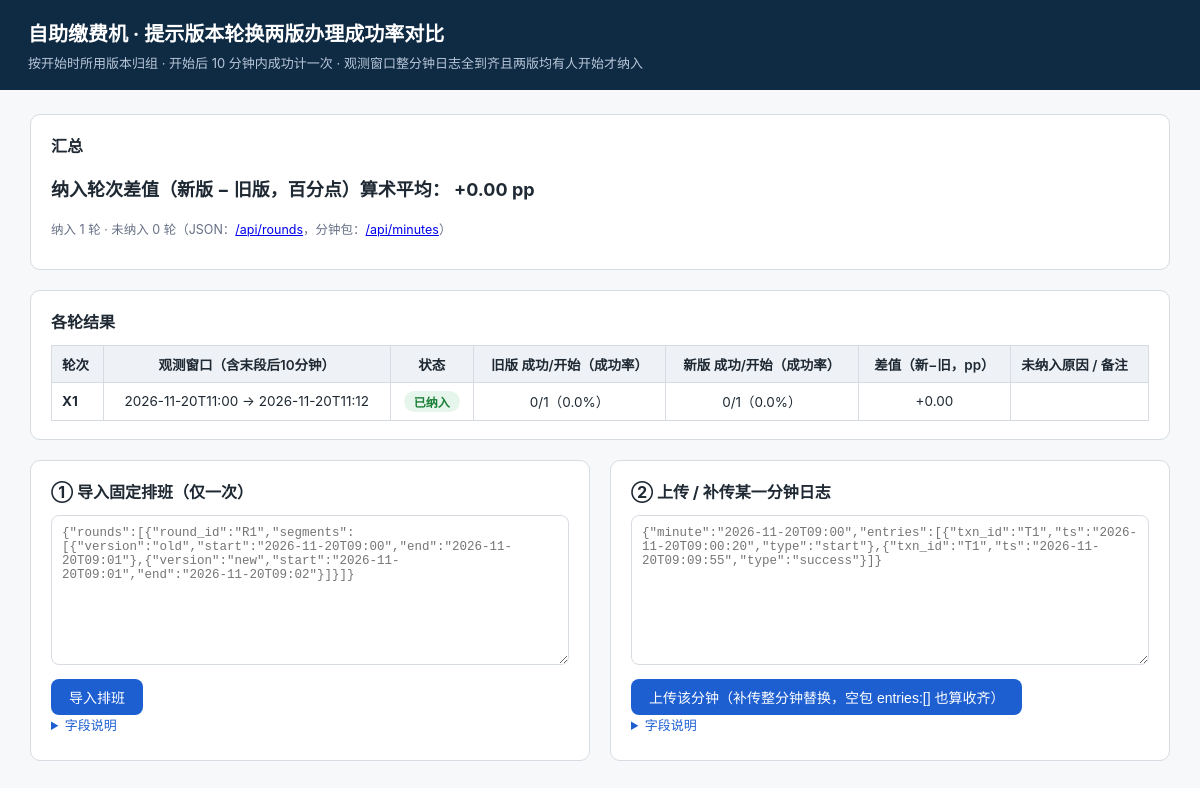
The page / on the database its author committed.
### tables this page shows
CREATE TABLE round_stats (
    round_id          TEXT PRIMARY KEY REFERENCES rounds(round_id) ON DELETE CASCADE,
    status            TEXT NOT NULL CHECK (status IN ('included','excluded')),
    reason            TEXT,
    old_starts        INTEGER NOT NULL DEFAULT 0,
    old_successes     INTEGER NOT NULL DEFAULT 0,
    old_rate          REAL,
    new_starts        INTEGER NOT NULL DEFAULT 0,
    new_successes     INTEGER NOT NULL DEFAULT 0,
    new_rate          REAL,
    diff_pp           REAL,  -- 新版减旧版，百分点
    updated_at        TEXT NOT NULL DEFAULT (datetime('now'))
);

CREATE TABLE rounds (
    round_id        TEXT PRIMARY KEY,
    window_start_min INTEGER NOT NULL,  -- 首段开头（epoch 分钟）
    window_end_min   INTEGER NOT NULL,  -- 末段结束 + 10 分钟（左闭右开，epoch 分钟）
    created_at       TEXT NOT NULL DEFAULT (datetime('now'))
);

### app/main.py (the view)
@app.get("/", response_class=HTMLResponse)
def index(request: Request):
    conn = db.get_conn()
    try:
        data = fetch_dashboard(conn)
    finally:
        conn.close()
    msg_ok = request.query_params.get("ok")
    msg_err = request.query_params.get("err")
    return templates.TemplateResponse(
        request=request,
        name="index.html",
        context={"data": data, "msg_ok": msg_ok, "msg_err": msg_err},
    )

### app/database.py (called while the page is built)
def get_conn() -> sqlite3.Connection:
    conn = sqlite3.connect(DB_PATH, timeout=30, isolation_level=None)
    conn.row_factory = sqlite3.Row
    conn.execute("PRAGMA journal_mode=WAL")
    conn.execute("PRAGMA foreign_keys=ON")
    conn.execute("PRAGMA busy_timeout=30000")
    return conn

### app/timeutil.py (called while the page is built)
def from_minute(minute: int) -> datetime:
    from datetime import date, time
    day, rem = divmod(minute, 1440)
    return datetime.combine(date.fromordinal(day), time(rem // 60, rem % 60))

### app/templates/index.html (shortened to what this page needs)
<!doctype html>
<html lang="zh-CN">
<head>
</head>
<body>
<header>
  <h1>自助缴费机 · 提示版本轮换两版办理成功率对比</h1>
  <p>按开始时所用版本归组 · 开始后 10 分钟内成功计一次 · 观测窗口整分钟日志全到齐且两版均有人开始才纳入</p>
</header>
<main>
  <div class="card">
    <h2>汇总</h2>
    {% if data.avg_diff_pp is not none %}
      <p class="avg">纳入轮次差值（新版 − 旧版，百分点）算术平均：
        {{ "%+.2f"|format(data.avg_diff_pp) }} pp
      </p>
    {% else %}
      <p class="avg muted">暂无纳入轮次，无法计算平均差值</p>
    {% endif %}
    <p class="muted">纳入 {{ data.included_count }} 轮 · 未纳入 {{ data.excluded_count }} 轮（JSON：<a href="/api/rounds">/api/rounds</a>，分钟包：<a href="/api/minutes">/api/minutes</a>）</p>
  </div>
  <div class="card">
    <h2>各轮结果</h2>
    <table>
      <thead>
        <tr>
          <th class="left">轮次</th>
          <th>观测窗口（含末段后10分钟）</th>
          <th>状态</th>
          <th>旧版 成功/开始（成功率）</th>
          <th>新版 成功/开始（成功率）</th>
          <th>差值（新−旧，pp）</th>
          <th class="left">未纳入原因 / 备注</th>
        </tr>
      </thead>
      <tbody>
      {% for r in data.rounds %}
        <tr>
          <td class="left"><strong>{{ r.round_id }}</strong></td>
          <td>{{ r.window_start }} → {{ r.window_end }}</td>
          <td><span class="tag {{ r.status }}">
            {% if r.status == 'included' %}已纳入{% elif r.status == 'excluded' %}未纳入{% else %}待计算{% endif %}
          </span></td>
          <td>{{ r.old_successes }}/{{ r.old_starts }}{% if r.old_rate is not none %}（{{ "%.1f"|format(r.old_rate*100) }}%）{% endif %}</td>
          <td>{{ r.new_successes }}/{{ r.new_starts }}{% if r.new_rate is not none %}（{{ "%.1f"|format(r.new_rate*100) }}%）{% endif %}</td>
          <td>{% if r.diff_pp is not none %}{{ "%+.2f"|format(r.diff_pp) }}{% else %}—{% endif %}</td>
          <td class="left">{{ r.reason or '' }}</td>
        </tr>
      {% else %}
        <tr><td colspan="7" class="muted">还没有排班，请先在下方导入固定排班。</td></tr>
      {% endfor %}
      </tbody>
    </table>
  </div>
  <div class="grid2">
    <div class="card">
      <h2>① 导入固定排班（仅一次）</h2>
      <form method="post" action="/schedule">
        <textarea name="schedule_json" placeholder='{"rounds":[{"round_id":"R1","segments":[{"version":"old","start":"2026-11-20T09:00","end":"2026-11-20T09:01"},{"version":"new","start":"2026-11-20T09:01","end":"2026-11-20T09:02"}]}]}'></textarea>
        <button type="submit">导入排班</button>
      </form>
      <details><summary>字段说明</summary>
      </details>
    </div>
    <div class="card">
      <h2>② 上传 / 补传某一分钟日志</h2>
      <form method="post" action="/logs">
        <textarea name="minute_json" placeholder='{"minute":"2026-11-20T09:00","entries":[{"txn_id":"T1","ts":"2026-11-20T09:00:20","type":"start"},{"txn_id":"T1","ts":"2026-11-20T09:09:55","type":"success"}]}'></textarea>
        <button type="submit">上传该分钟（补传整分钟替换，空包 entries:[] 也算收齐）</button>
      </form>
      <details><summary>字段说明</summary>
      </details>
    </div>
  </div>
</main>
</body>
</html>

### app/templates/index.html (style rules this page uses)
:root { --bd:#d7dce3; --bg:#f6f8fa; --ok:#1a7f37; --bad:#b42318; --muted:#667085; }
* { box-sizing: border-box; }
body { font-family: -apple-system, "PingFang SC", "Microsoft YaHei", sans-serif; margin:0; background:var(--bg); color:#1f2933; }
header { background:#0f2a43; color:#fff; padding:18px 28px; }
header h1 { margin:0; font-size:20px; }
header p { margin:6px 0 0; color:#b8c7d9; font-size:13px; }
main { max-width:1180px; margin:24px auto; padding:0 20px; }
.card { background:#fff; border:1px solid var(--bd); border-radius:10px; padding:18px 20px; margin-bottom:20px; }
h2 { font-size:16px; margin:0 0 12px; }
textarea { width:100%; font-family:ui-monospace,Menlo,Consolas,monospace; font-size:12.5px; border:1px solid var(--bd); border-radius:8px; padding:10px; height:150px; }
button { margin-top:10px; background:#1d5fd1; color:#fff; border:0; border-radius:8px; padding:8px 18px; font-size:14px; cursor:pointer; }
table { width:100%; border-collapse:collapse; font-size:13.5px; }
th, td { border:1px solid var(--bd); padding:8px 10px; text-align:center; }
th { background:#eef2f7; font-weight:600; }
td.left, th.left { text-align:left; }
.tag { display:inline-block; padding:2px 10px; border-radius:999px; font-size:12px; font-weight:600; }
.tag.included { background:#e7f6ec; color:var(--ok); }
.avg { font-size:18px; font-weight:700; }
.muted { color:var(--muted); font-size:12.5px; }
details summary { cursor:pointer; color:#1d5fd1; font-size:13px; margin-bottom:8px; }
.grid2 { display:grid; grid-template-columns:1fr 1fr; gap:20px; }

### rows shown on the page
round_stats: round_id "X1", window_start "2026-11-20T11:00", window_end "2026-11-20T11:12", status "已纳入", old_successes "0", old_starts "1", r.old_rate*100 "0.0", new_successes "0", new_starts "1", r.new_rate*100 "0.0", diff_pp "+0.00"

### other values the page prints
{{ "%+.2f"|format(data.avg_diff_pp) }} "+0.00"
{{ data.included_count }} "1"
{{ data.excluded_count }} "0"
